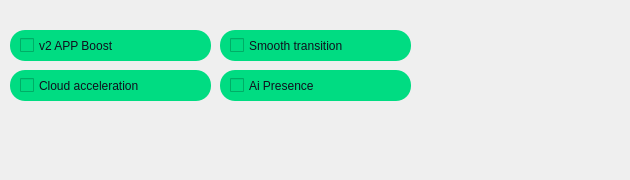
                <widget class="QWidget" name="tab_2">
                 <attribute name="title">
                  <string>Desktop</string>
                 </attribute>
                 <widget class="QFrame" name="frame_11">
                  <property name="geometry">
                   <rect>
                    <x>0</x>
                    <y>0</y>
                    <width>621</width>
                    <height>171</height>
                   </rect>
                  </property>
                  <property name="styleSheet">
                   <string notr="true">border-radius: 0px;</string>
                  </property>
                  <property name="frameShape">
                   <enum>QFrame::StyledPanel</enum>
                  </property>
                  <property name="frameShadow">
                   <enum>QFrame::Raised</enum>
                  </property>
                  <widget class="QCheckBox" name="Notification_8">
                   <property name="geometry">
                    <rect>
                     <x>10</x>
                     <y>30</y>
                     <width>201</width>
                     <height>31</height>
                    </rect>
                   </property>
                   <property name="styleSheet">
                    <string notr="true">font: 12pt &quot;Nasalization&quot;;
color: #0f111e;;
spacing: 5px;
border-radius:15px;
background-color: #00dc82;
padding: 10px;</string>
                   </property>
                   <property name="text">
                    <string>v2 APP Boost</string>
                   </property>
                  </widget>
                  <widget class="QCheckBox" name="Notification_9">
                   <property name="geometry">
                    <rect>
                     <x>220</x>
                     <y>30</y>
                     <width>191</width>
                     <height>31</height>
                    </rect>
                   </property>
                   <property name="styleSheet">
                    <string notr="true">font: 12pt &quot;Nasalization&quot;;
color: #0f111e;
spacing: 5px;
border-radius:15px;
background-color:#00dc82;
padding: 10px;</string>
                   </property>
                   <property name="text">
                    <string>Smooth transition</string>
                   </property>
                  </widget>
                  <widget class="QCheckBox" name="Notification_10">
                   <property name="geometry">
                    <rect>
                     <x>10</x>
                     <y>70</y>
                     <width>201</width>
                     <height>31</height>
                    </rect>
                   </property>
                   <property name="styleSheet">
                    <string notr="true">font: 12pt &quot;Nasalization&quot;;
color: #0f111e;
spacing: 5px;
border-radius:15px;
background-color: #00dc82;
padding: 10px;</string>
                   </property>
                   <property name="text">
                    <string>Cloud acceleration</string>
                   </property>
                  </widget>
                  <widget class="QCheckBox" name="Notification_11">
                   <property name="geometry">
                    <rect>
                     <x>220</x>
                     <y>70</y>
                     <width>191</width>
                     <height>31</height>
                    </rect>
                   </property>
                   <property name="styleSheet">
                    <string notr="true">font: 12pt &quot;Nasalization&quot;;
color:#0f111e;
spacing: 5px;
border-radius:15px;
background-color: #00dc82;
padding: 10px;</string>
                   </property>
                   <property name="text">
                    <string>Ai Presence</string>
                   </property>
                  </widget>
                 </widget>
                </widget>
